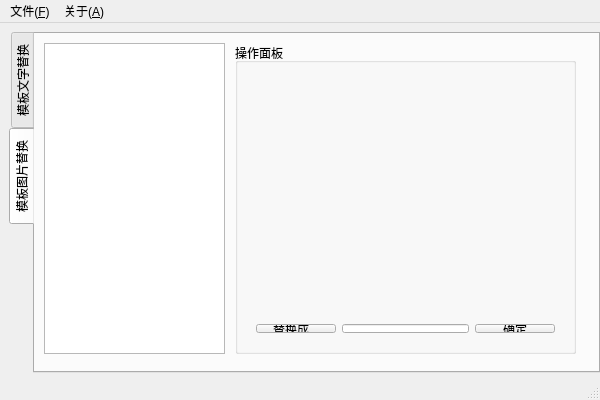
<?xml version="1.0" encoding="UTF-8"?>
<ui version="4.0">
 <class>ReplaceAETemplateClass</class>
 <widget class="QMainWindow" name="ReplaceAETemplateClass">
  <property name="geometry">
   <rect>
    <x>0</x>
    <y>0</y>
    <width>600</width>
    <height>400</height>
   </rect>
  </property>
  <property name="windowTitle">
   <string>ReplaceAETemplate</string>
  </property>
  <widget class="QWidget" name="centralWidget">
   <widget class="QTabWidget" name="tabWidget">
    <property name="geometry">
     <rect>
      <x>9</x>
      <y>9</y>
      <width>591</width>
      <height>341</height>
     </rect>
    </property>
    <property name="tabPosition">
     <enum>QTabWidget::West</enum>
    </property>
    <property name="tabShape">
     <enum>QTabWidget::Rounded</enum>
    </property>
    <property name="currentIndex">
     <number>1</number>
    </property>
    <widget class="QWidget" name="replaceCharTab">
     <attribute name="title">
      <string>模板文字替换</string>
     </attribute>
     <attribute name="toolTip">
      <string>替换二进制模板文件中的指定字符串</string>
     </attribute>
     <widget class="QListWidget" name="textListWidget">
      <property name="geometry">
       <rect>
        <x>9</x>
        <y>9</y>
        <width>181</width>
        <height>311</height>
       </rect>
      </property>
     </widget>
     <widget class="QGroupBox" name="groupBox">
      <property name="geometry">
       <rect>
        <x>200</x>
        <y>10</y>
        <width>351</width>
        <height>81</height>
       </rect>
      </property>
      <property name="title">
       <string>原始文本</string>
      </property>
      <widget class="QLabel" name="originalTextLabel">
       <property name="geometry">
        <rect>
         <x>10</x>
         <y>20</y>
         <width>331</width>
         <height>51</height>
        </rect>
       </property>
       <property name="text">
        <string/>
       </property>
      </widget>
     </widget>
     <widget class="QGroupBox" name="groupBox_2">
      <property name="geometry">
       <rect>
        <x>200</x>
        <y>100</y>
        <width>351</width>
        <height>221</height>
       </rect>
      </property>
      <property name="title">
       <string>替换操作</string>
      </property>
      <widget class="QLabel" name="label">
       <property name="geometry">
        <rect>
         <x>10</x>
         <y>30</y>
         <width>54</width>
         <height>12</height>
        </rect>
       </property>
       <property name="text">
        <string>替换为：</string>
       </property>
      </widget>
      <widget class="QLineEdit" name="newTextLineEdit">
       <property name="geometry">
        <rect>
         <x>10</x>
         <y>50</y>
         <width>251</width>
         <height>21</height>
        </rect>
       </property>
      </widget>
      <widget class="QPushButton" name="replaceTextButton">
       <property name="geometry">
        <rect>
         <x>270</x>
         <y>50</y>
         <width>75</width>
         <height>23</height>
        </rect>
       </property>
       <property name="text">
        <string>开始替换</string>
       </property>
      </widget>
      <widget class="QLabel" name="label_2">
       <property name="geometry">
        <rect>
         <x>10</x>
         <y>90</y>
         <width>54</width>
         <height>12</height>
        </rect>
       </property>
       <property name="text">
        <string>说明：</string>
       </property>
      </widget>
      <widget class="QLabel" name="label_4">
       <property name="geometry">
        <rect>
         <x>10</x>
         <y>110</y>
         <width>331</width>
         <height>41</height>
        </rect>
       </property>
       <property name="styleSheet">
        <string notr="true">font-weight: bold;</string>
       </property>
       <property name="text">
        <string>操作前先在菜单栏中打开要修改的模板文件。如原模板
文件是aep格式的，请先另存为aepx格式再使用本程序
打开操作。</string>
       </property>
      </widget>
     </widget>
    </widget>
    <widget class="QWidget" name="replaceImageTab">
     <attribute name="title">
      <string>模板图片替换</string>
     </attribute>
     <attribute name="toolTip">
      <string>替换二进制模板文件中的指定图片</string>
     </attribute>
     <widget class="QListWidget" name="imageListWidget">
      <property name="geometry">
       <rect>
        <x>9</x>
        <y>9</y>
        <width>181</width>
        <height>311</height>
       </rect>
      </property>
     </widget>
     <widget class="QGroupBox" name="groupBox_3">
      <property name="geometry">
       <rect>
        <x>200</x>
        <y>9</y>
        <width>341</width>
        <height>311</height>
       </rect>
      </property>
      <property name="title">
       <string>操作面板</string>
      </property>
      <widget class="QLabel" name="imagePreviewLabel">
       <property name="geometry">
        <rect>
         <x>10</x>
         <y>50</y>
         <width>321</width>
         <height>221</height>
        </rect>
       </property>
       <property name="text">
        <string/>
       </property>
      </widget>
      <widget class="QWidget" name="layoutWidget">
       <property name="geometry">
        <rect>
         <x>10</x>
         <y>22</y>
         <width>321</width>
         <height>22</height>
        </rect>
       </property>
       <layout class="QHBoxLayout" name="horizontalLayout_6">
        <item>
         <widget class="QLabel" name="label_3">
          <property name="text">
           <string>图片资源ID:</string>
          </property>
         </widget>
        </item>
        <item>
         <widget class="QLabel" name="imageCountLabel">
          <property name="text">
           <string>0</string>
          </property>
         </widget>
        </item>
        <item>
         <spacer name="horizontalSpacer_3">
          <property name="orientation">
           <enum>Qt::Horizontal</enum>
          </property>
          <property name="sizeHint" stdset="0">
           <size>
            <width>40</width>
            <height>20</height>
           </size>
          </property>
         </spacer>
        </item>
       </layout>
      </widget>
      <widget class="QWidget" name="layoutWidget">
       <property name="geometry">
        <rect>
         <x>10</x>
         <y>270</y>
         <width>321</width>
         <height>31</height>
        </rect>
       </property>
       <layout class="QHBoxLayout" name="horizontalLayout_5">
        <item>
         <widget class="QPushButton" name="chooseImageButton">
          <property name="text">
           <string>替换成...</string>
          </property>
         </widget>
        </item>
        <item>
         <widget class="QLineEdit" name="destImagePathLineEdit">
          <property name="readOnly">
           <bool>true</bool>
          </property>
         </widget>
        </item>
        <item>
         <widget class="QPushButton" name="replaceImageButton">
          <property name="text">
           <string>确定</string>
          </property>
         </widget>
        </item>
       </layout>
      </widget>
     </widget>
    </widget>
   </widget>
  </widget>
  <widget class="QMenuBar" name="menuBar">
   <property name="geometry">
    <rect>
     <x>0</x>
     <y>0</y>
     <width>600</width>
     <height>23</height>
    </rect>
   </property>
   <widget class="QMenu" name="menuFile">
    <property name="title">
     <string>文件(&amp;F)</string>
    </property>
    <addaction name="actionOpenFile"/>
    <addaction name="actionCloseFile"/>
    <addaction name="actionSaveFile"/>
    <addaction name="actionQuitApplication"/>
   </widget>
   <widget class="QMenu" name="menuAbout">
    <property name="title">
     <string>关于(&amp;A)</string>
    </property>
    <addaction name="actionDeveloper"/>
   </widget>
   <addaction name="menuFile"/>
   <addaction name="menuAbout"/>
  </widget>
  <widget class="QStatusBar" name="statusBar"/>
  <action name="actionOpenFile">
   <property name="text">
    <string>打开模板文件...(&amp;O)</string>
   </property>
   <property name="shortcut">
    <string>Ctrl+O</string>
   </property>
  </action>
  <action name="actionCloseFile">
   <property name="text">
    <string>关闭文件(&amp;C)</string>
   </property>
   <property name="shortcut">
    <string>Ctrl+W</string>
   </property>
  </action>
  <action name="actionQuitApplication">
   <property name="text">
    <string>退出程序(&amp;Q)</string>
   </property>
   <property name="shortcut">
    <string>Ctrl+Q</string>
   </property>
  </action>
  <action name="actionDeveloper">
   <property name="text">
    <string>开发者(&amp;D)</string>
   </property>
  </action>
  <action name="actionSaveFile">
   <property name="text">
    <string>保存文件(&amp;S)</string>
   </property>
   <property name="shortcut">
    <string>Ctrl+S</string>
   </property>
  </action>
 </widget>
 <layoutdefault spacing="6" margin="11"/>
 <resources>
  <include location="replaceaetemplate.qrc"/>
 </resources>
 <connections/>
</ui>
